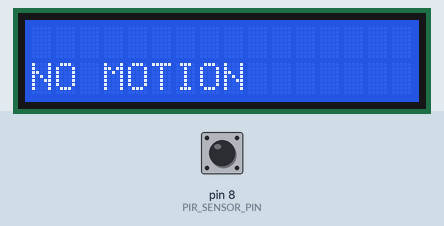
A sketch run on a simulated Arduino Uno, built with avr-gcc and run on an emulated ATmega328P. Parts: 16×2 character LCD. Inputs (shaded band) come from the test bench; at power-on: pin 8 (PIR_SENSOR_PIN) LOW. What the sketch prints to the serial monitor is not drawn.

Above: at 2.2 s.
2.3 s: pin 8 (PIR_SENSOR_PIN) driven HIGH
At 3.1 s:
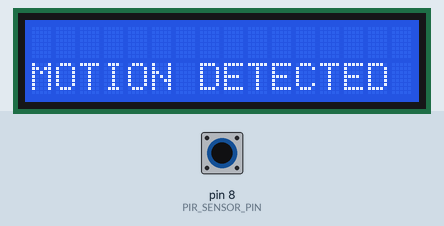
3.8 s: pin 8 (PIR_SENSOR_PIN) driven LOW
At 4.2 s:
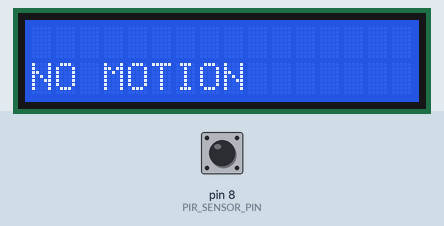
6.8 s: pin 8 (PIR_SENSOR_PIN) pulsed HIGH 2 times (0.12 s each, 0.3 s apart)
10.4 s: pin 8 (PIR_SENSOR_PIN) driven HIGH
At 11.2 s:
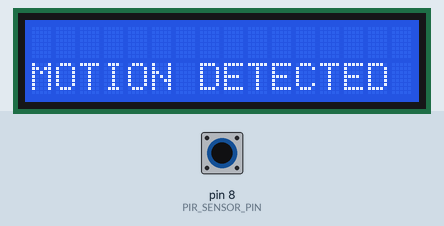
13.4 s: pin 8 (PIR_SENSOR_PIN) pulsed LOW 5 times (0.12 s each, 0.3 s apart)
17.9 s: pin 8 (PIR_SENSOR_PIN) driven LOW
At 18.6 s:
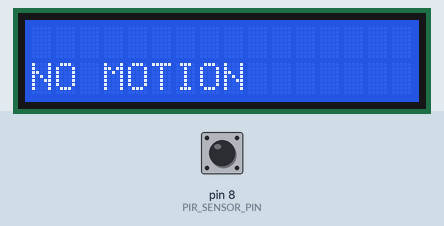
Timing chart, 0 to 20.9 s (numbered marks = the images above; inputs shaded):
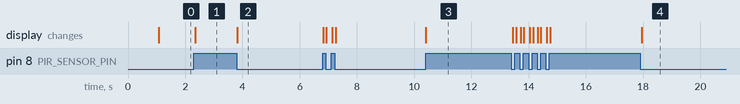

The sketch:

RFUTS.ino
```cpp
const int PIR_SENSOR_PIN = 8;
int PIR_SENSOR_state=0;
#include <LiquidCrystal.h>
LiquidCrystal lcd(12, 11, 5, 4, 3, 2);

void setup()
{
  lcd.begin(16,2);
  Serial.begin(9600);
  pinMode(PIR_SENSOR_PIN, INPUT);
  lcd.setCursor(0,0);
  lcd.print("MOTION DETECTION");
  lcd.setCursor(0,1);
  lcd.print("Ismail's House");
  delay(1000);
}

void loop()
{
  PIR_SENSOR_state = digitalRead(PIR_SENSOR_PIN);
  if(PIR_SENSOR_state== HIGH)
  {
    lcd.clear();
    int PIR_SENSOR_serial_data=10;
    Serial.write(PIR_SENSOR_serial_data);
    lcd.setCursor(0,1);
    lcd.print("MOTION DETECTED");
    delay(50);
    }
    else
    {
      lcd.clear();
      int PIR_SENSOR_serial_data=20;
      Serial.write(PIR_SENSOR_serial_data);
      lcd.setCursor(0,1);
      lcd.print("NO MOTION");
      delay(50);
      }
}
```

Measured:
- after the input at 2.3 s, the display: changes after 0.06 s (image 1)
- after the input at 3.8 s, the display: changes at once (image 2)
- after the input at 10.4 s, the display: changes at once (image 3)
- after the input at 17.9 s, the display: changes after 0.06 s (image 4)
